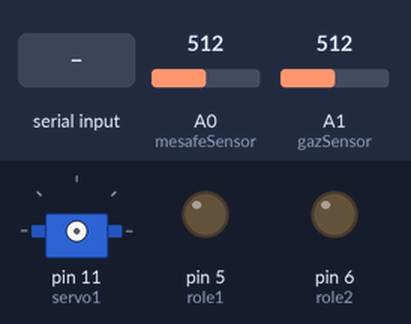
This sketch was run on a simulated Arduino Uno, built with avr-gcc and run on an emulated ATmega328P. Shown: servo, output pins drawn as LEDs (lit = HIGH). The inputs (shaded band) are chosen by the test bench; at power-on: A0 (mesafeSensor) = 512, A1 (gazSensor) = 512. What the sketch prints to the serial monitor is not drawn.

Above: at 1.2 s.
1.3 s: "0" received over Serial
2.8 s: "1" received over Serial
At 3.1 s:
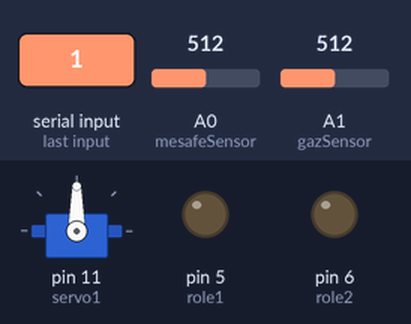
4.3 s: "2" received over Serial
At 5.4 s:
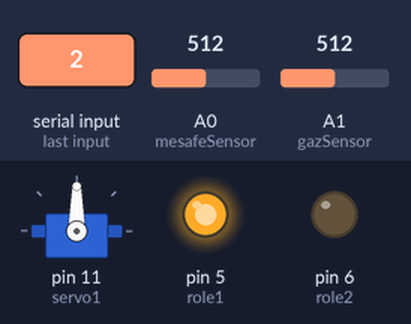
5.8 s: "4" received over Serial
At 6.6 s:
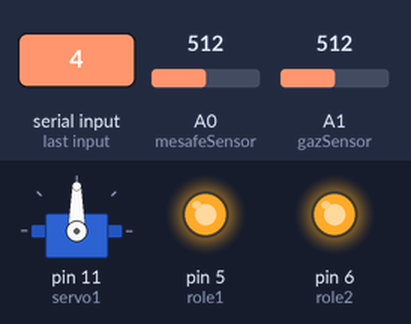
7.3 s: "3" received over Serial
At 7.7 s:
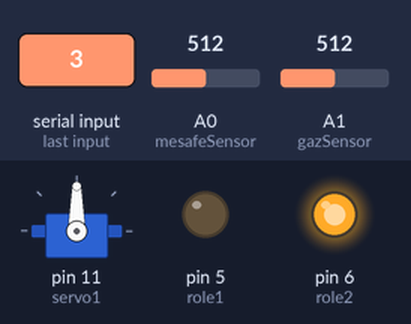
Timing chart, 0 to 10.3 s (numbered marks = the images above; inputs shaded):
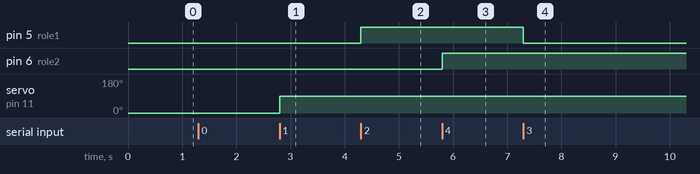

Measured:
- after the input at 2.8 s, servo on pin 11 (servo1): 0° → 90° at once
- after the input at 4.3 s, pin 5 (role1): LOW → HIGH at once
- after the input at 5.8 s, pin 6 (role2): LOW → HIGH at once
- after the input at 7.3 s, pin 5 (role1): HIGH → LOW at once

The sketch:

Kart.ino
```cpp
#include <Servo.h>
Servo motor;

#define role1 	5
#define role2 	6
#define servo1	11

#define mesafeSensor A0
#define gazSensor A1

void setup() {
  pinMode(role1, OUTPUT);
  pinMode(role2, OUTPUT);
  Serial.begin(115200);
}

void loop() {

    if (analogRead(gazSensor)>=80&&analogRead(mesafeSensor)>=45){Serial.println("ikiHata");}
    else if (analogRead(gazSensor)<=100&&analogRead(mesafeSensor)>=45){Serial.println("mesafe");}
    else if (analogRead(gazSensor)>=100&&analogRead(mesafeSensor)<=45){Serial.println("gaz");}
    else {Serial.println("hataYok");}

  while(Serial.available()){
    char c = Serial.read();
    if(c == '0')
    {
        motor.attach(servo1);
        motor.write(0);
        delay(1000);
    }
    else if(c == '1')
    {
        motor.attach(servo1);
        motor.write(90);
        delay(1000);
    }
    else if(c == '2')
    {
        digitalWrite(role1,HIGH);
        delay(1000);
    }
     else if(c == '3')
    {
        digitalWrite(role1,LOW);
        delay(1000);
    }
    else if(c == '4')
    {
        digitalWrite(role2,HIGH);
        delay(1000);
    }
    else if(c == '5')
    {
        digitalWrite(role2,LOW);
        delay(1000);
    }
    }
}
```
